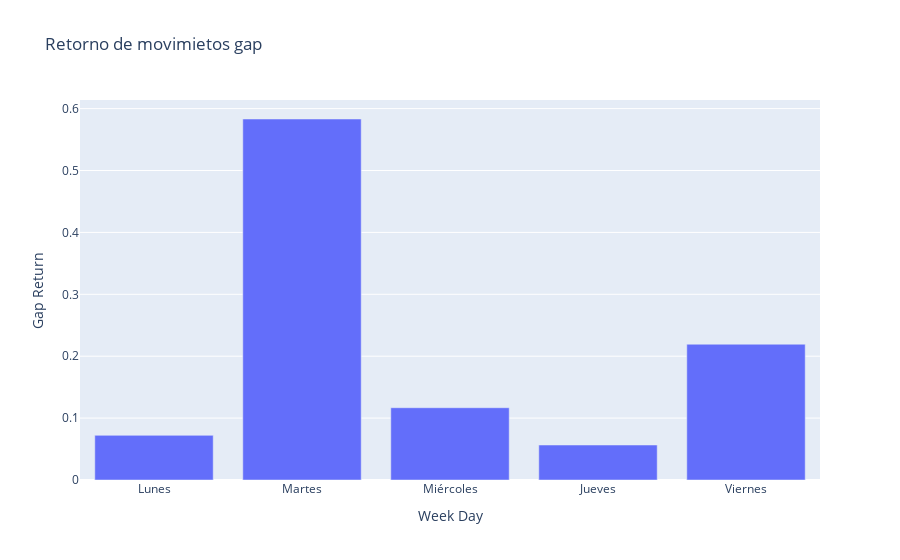

The cell this chart's notebook holds for it:
### Code cell
fig = px.bar(gap_return_day, x=gap_return_day.index, y='Gap Return', title='Retorno de movimietos gap')
fig.show()

### Figure 1 — Plotly figure (JSON) as saved in the notebook; plotly's stock layout.template omitted (floating-point values rounded to 4 significant figures)
{"data": [{"alignmentgroup": "True", "hovertemplate": "Week Day=%{x}<br>Gap Return=%{y}<extra></extra>", "legendgroup": "", "marker": {"color": "#636efa", "pattern": {"shape": ""}}, "name": "", "offsetgroup": "", "orientation": "v", "showlegend": false, "textposition": "auto", "type": "bar", "x": ["Lunes", "Martes", "Miércoles", "Jueves", "Viernes"], "xaxis": "x", "y": [0.07212, 0.5832, 0.1168, 0.05653, 0.2193], "yaxis": "y"}], "layout": {"barmode": "relative", "legend": {"tracegroupgap": 0}, "title": {"text": "Retorno de movimietos gap"}, "xaxis": {"anchor": "y", "domain": [0, 1], "title": {"text": "Week Day"}}, "yaxis": {"anchor": "x", "domain": [0, 1], "title": {"text": "Gap Return"}}}}
